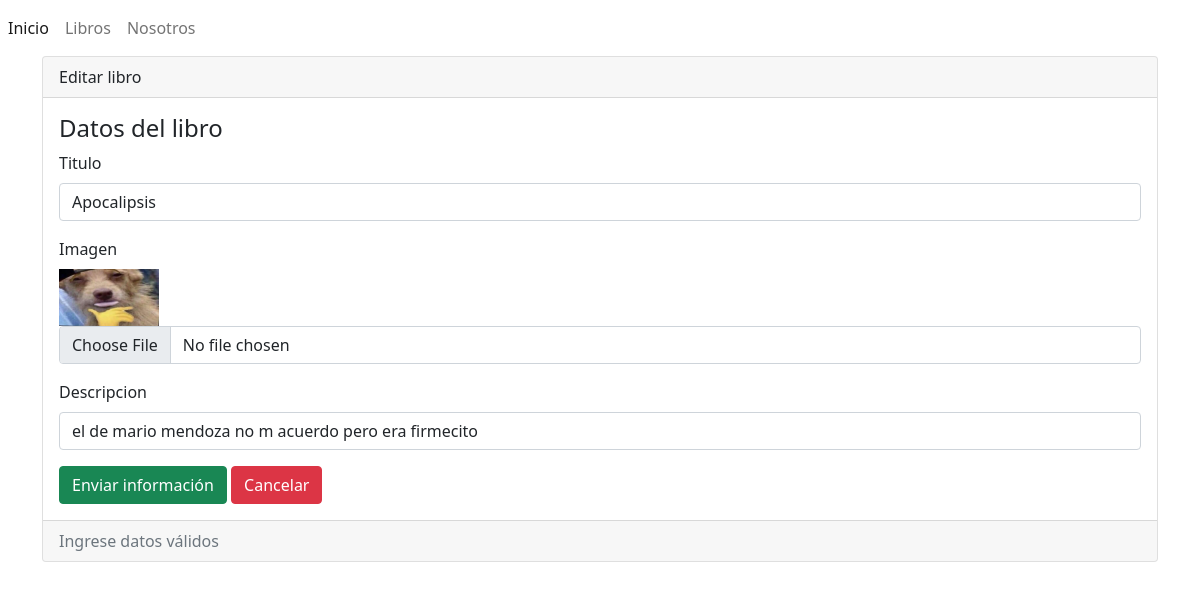
The app's page /editar/3 with its own data.
### Libreria/models.py (models this page shows, shortened)
class Libros(models.Model):
    id = models.AutoField(primary_key=True)
    titulo = models.CharField(max_length=100, verbose_name='Titulo')
    imagen = models.ImageField(upload_to='imagenes/', null = True, verbose_name='imagen')
    descripcion = models.TextField(null=True, verbose_name='descripcion')
    created = models.DateTimeField(auto_now_add=True)
    updated = models.DateTimeField(auto_now_add=True)
    class Meta:
        verbose_name = "libro"
        verbose_name_plural = "libros"

### Libreria/views.py (the view)
# urls.py: path('editar/', views.editarLibro, name="editar"),
def editarLibro(request, id):
    libro = Libros.objects.get(id = id)
    formulario = LibroForm(request.POST or None, request.FILES or None, instance = libro)
    if formulario.is_valid():
        formulario.save()
        return redirect('libros')
    return render(request, 'libros/editar.html', {'formulario': formulario})

### Libreria/forms.py
class LibroForm(forms.ModelForm):
    class Meta:
        model = Libros
        fields = '__all__'

### Libreria/templates/libros/editar.html (shortened to what this page needs)
{% extends "base.html" %}
{% block content %}
<div class="card">
    <div class="card-header">
        Editar libro
    </div>
    <div class="card-body">
        <h4 class="card-title">Datos del libro</h4>
        {% include 'libros/form.html' %}
    </div>
    <div class="card-footer text-muted">
        Ingrese datos válidos
    </div>
</div>
{% endblock %}

### Libreria/templates/libros/form.html (shortened to what this page needs)
<form action="" enctype="multipart/form-data" method="post"> {% csrf_token %}
  {% for campo in formulario %}
  <div class="mb-3">
    <label for="" class="form-label">{{campo.label}}</label>
    {% if campo.field.widget.input_type == 'file' and campo.value %}
      <br/>
      <img src="{{MEDIA_URL}}/imagenes/{{campo.value}}" width="100" alt="">
    {% endif %}
    <input type="{{campo.field.widget.input_type}}" class="form-control" name="{{campo.name}}" id="" aria-describedby="helpId" placeholder="{{campo.label}}" type="submit" value="{{campo.value | default:''}}"/>
  </div>
  {% endfor %}
  <input type="submit" class="btn btn-success" value="Enviar información"/>
  <a name="" id="" class="btn btn-danger" href="{% url 'libros' %}" role="button">Cancelar</a>
</form>

### records on screen
Libros: titulo "Apocalipsis" "el de mario mendoza no m acuerdo pero era firmecito", value (picture)

### other values on screen
{{ campo.label }} "Titulo" "Imagen" "Descripcion"
